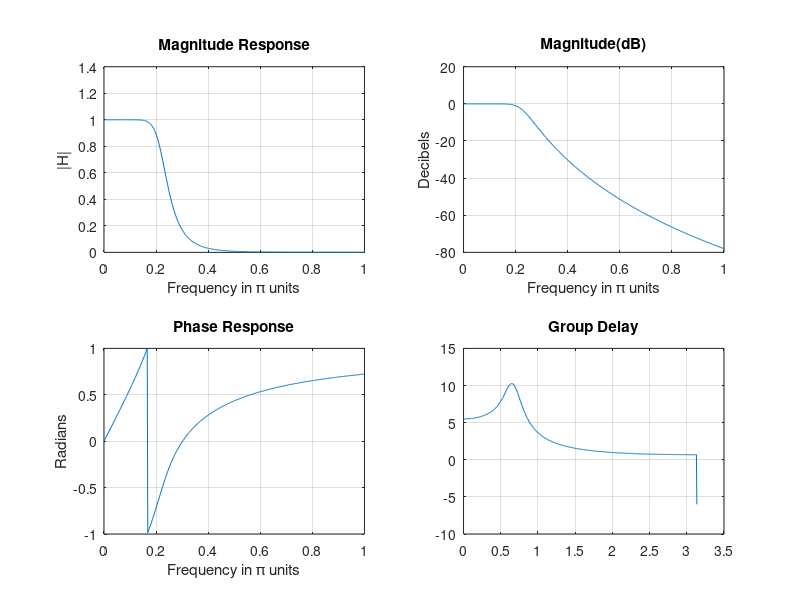

MATLAB code to generate this figure:
clc;clear;close all;
% Digital Filter Specifications:
Wp = 0.2*pi; % digital Passband freq in rad
Ws = 0.3*pi; % digital Stopband freq in rad
Rp = 1; % Passband ripple in dB
As = 15; % Stopband attenuation in dB
% Analog Prototype Specifications: Inverse mapping for frequencies
T = 1; Fs = 1/T; % Set T=1
OmegaP = (2/T)*tan(Wp/2); % Prewarp Prototype Passband freq
OmegaS = (2/T)*tan(Ws/2); % Prewarp Prototype Stopband freq
% Analog Butterworth Prototype Filter Calculation:
N = ceil((log10((10^(Rp/10)-1)/(10^(As/10)-1)))/(2*log10(Wp/Ws)));
OmegaC = Wp/((10^(Rp/10)-1)^(1/(2*N)));
[z,p,k] = buttap(N);
p = p*OmegaC;
k = k*OmegaC^N;
B = real(poly(z));
b0 = k; cs = k*B; ds = real(poly(p));
%Butterworth Filter Order = 6
% Bilinear transformation:
[b,a] = bilinear(cs,ds,Fs); 
%plots
% Calculation of Frequency Response:
w = [0:1:500]*pi/500; H = freqs(cs,ds,w);
mag = abs(H); db = 20*log10((mag+eps)/max(mag)); pha = angle(H);
figure;set(gcf, 'Position', [0, 0, 700, 700])
subplot(222);plot(w/pi,db);grid on;title('Magnitude(dB)');xlabel('Frequency in \pi units');ylabel('Decibels');
subplot(221);plot(w/pi,mag);grid on;title('Magnitude Response');xlabel('Frequency in \pi units');ylabel('|H|');
subplot(223);plot(w/pi,-pha/pi);grid on;title('Phase Response');xlabel('Frequency in \pi units');ylabel('Radians');
subplot(224);grpdelay(b,a);grid on;title('Group Delay')
